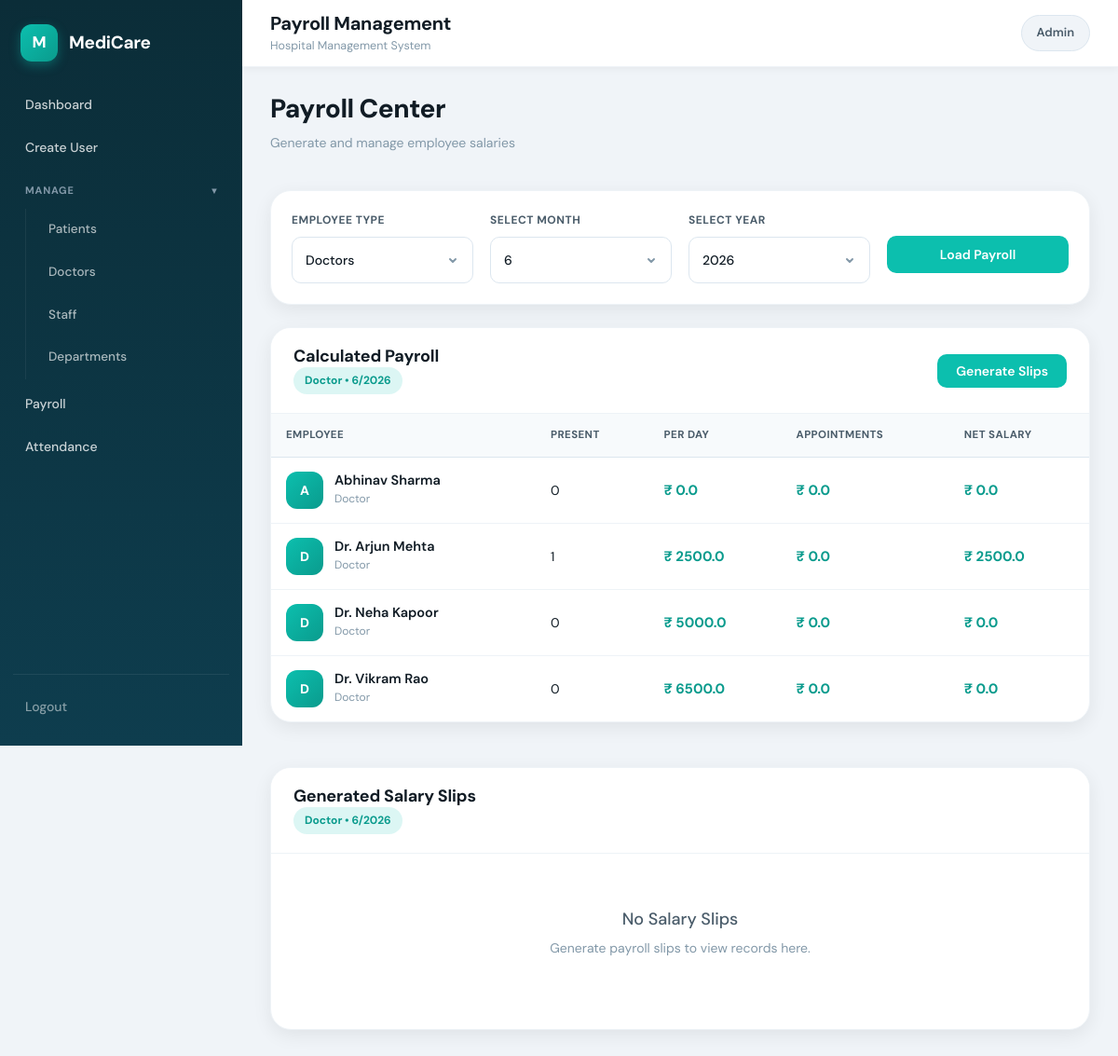
The app's page /admin/salary (signed in) with its own data.
### tables this page shows
CREATE TABLE doctors (
    id INTEGER PRIMARY KEY AUTOINCREMENT,
    user_id INTEGER UNIQUE NOT NULL,
    specialization TEXT NOT NULL,
    department_id INTEGER,
    consultation_fee REAL DEFAULT 0,
    license_number TEXT UNIQUE,
    per_day_salary REAL DEFAULT 0,
    experience_years INTEGER DEFAULT 0,
    FOREIGN KEY(user_id) REFERENCES users(id) ON DELETE CASCADE,
    FOREIGN KEY(department_id) REFERENCES departments(id) ON DELETE SET NULL
);

CREATE TABLE users (
    id INTEGER PRIMARY KEY AUTOINCREMENT,
    username TEXT UNIQUE NOT NULL,
    email TEXT UNIQUE NOT NULL,
    password_hash TEXT NOT NULL,
    name TEXT NOT NULL,
    role TEXT NOT NULL CHECK(role IN ('patient','doctor','staff','admin')),
    phone TEXT,
    address TEXT,
    gender TEXT CHECK(gender IN ('male','female','other')),
    blood_group TEXT CHECK(blood_group IN ('A+','A-','B+','B-','O+','O-','AB+','AB-')),
    is_active INTEGER DEFAULT 1,
    created_at TIMESTAMP DEFAULT CURRENT_TIMESTAMP
);

### app.py (the view, shortened to what this page needs)
@app.route('/admin/salary', methods=['GET', 'POST'])
def admin_salary():
    if session.get('role') != 'admin':
        return redirect('/')
    today = datetime.date.today()
    month = request.values.get('month')
    year = request.values.get('year')
    month = int(month) if month and month != 'None' else today.month
    year = int(year) if year and year != 'None' else today.year
    role_filter = request.values.get('role', 'doctor')
    ym = month_key(year, month)
    conn = get_connection()
    cur = conn.cursor()
    payroll = []
    if role_filter == 'doctor':
        cur.execute("""
            SELECT
                d.id,
                d.user_id,
                d.per_day_salary,
                d.consultation_fee,
                u.name
            FROM doctors d
            JOIN users u ON u.id = d.user_id
            WHERE u.role = 'doctor'
            ORDER BY u.name
        """)
        doctors = cur.fetchall()
        for doctor in doctors:
            cur.execute("""
                SELECT COUNT(*)
                FROM attendance
                WHERE user_id=?
                AND status='present'
                AND substr(date,1,7)=?
            """, (doctor['user_id'], ym))
            present_days = cur.fetchone()[0]
            attendance_salary = (
                doctor['per_day_salary'] *
                present_days
            )
            cur.execute("""
                SELECT COUNT(*)
                FROM appointments
                WHERE doctor_id=?
                AND status='completed'
                AND substr(appointment_time,1,7)=?
            """, (doctor['id'], ym))
            completed_appointments = cur.fetchone()[0]
            appointment_earnings = (
                completed_appointments *
                doctor['consultation_fee']
            )
            net_salary = (
                attendance_salary +
                appointment_earnings
            )
            payroll.append({
                "user_id": doctor['user_id'],
                "name": doctor['name'],
                "role": "Doctor",
                "present_days": present_days,
                "appointment_earnings": appointment_earnings,
                "per_day_salary": doctor['per_day_salary'],
                "net_salary": net_salary
            })
    cur.execute("""
        SELECT
            ss.*,
            u.name
        FROM salary_slips ss
        JOIN users u ON u.id = ss.user_id
        WHERE ss.month=?
        AND ss.year=?
        AND u.role=?
        ORDER BY u.name
    """, (month, year, role_filter))
    slips_raw = cur.fetchall()
    slips = []
    conn.close()
    return render_template(
        'salary/admin_salary.html',
        payroll=payroll,
        slips=slips,
        month=month,
        year=year,
        role_filter=role_filter
    )

### app.py (called while the page is built)
def get_connection():
    conn = sqlite3.connect('database.db')
    conn.row_factory = sqlite3.Row
    conn.execute("PRAGMA foreign_keys = ON")
    return conn

def month_key(year, month):
    return f"{year:04d}-{month:02d}"

### templates/salary/admin_salary.html (shortened to what this page needs)
{% extends "base.html" %}
{% block page_title %}Payroll Management{% endblock %}
{% block content %}
<div class="salary-wrapper">
    <div class="salary-topbar">
        <div class="salary-title">
            <h2>Payroll Center</h2>
            <p>Generate and manage employee salaries</p>
        </div>
    </div>
    <div class="salary-filter-card">
        <form method="GET">
            <div class="salary-filter-grid">
                <div class="salary-input">
                    <label>Employee Type</label>
                    <select name="role" required>
                        <option value="doctor"
                            {% if role_filter == 'doctor' %}selected{% endif %}>
                            Doctors
                        </option>
                    </select>
                </div>
                <div class="salary-input">
                    <label>Select Month</label>
                    <select name="month" required>
                        {% for m in range(1,13) %}
                        <option value="{{ m }}"
                            {% if month == m %}selected{% endif %}>
                            {{ m }}
                        </option>
                        {% endfor %}
                    </select>
                </div>
                <div class="salary-input">
                    <label>Select Year</label>
                    <select name="year" required>
                        {% for y in range(2024,2036) %}
                        <option value="{{ y }}"
                            {% if year == y %}selected{% endif %}>
                            {{ y }}
                        </option>
                        {% endfor %}
                    </select>
                </div>
                <div>
                    <button type="submit" class="salary-btn">
                        Load Payroll
                    </button>
                </div>
            </div>
        </form>
    </div>
    <div class="salary-table-card">
        <div class="salary-table-top">
            <div>
                <h3>Calculated Payroll</h3>
                <span class="salary-badge">
                    {{ role_filter|capitalize }} • {{ month }}/{{ year }}
                </span>
            </div>
            <form method="POST">
                <button type="submit" class="salary-action-btn">
                    Generate Slips
                </button>
            </form>
        </div>
        {% if payroll %}
        <div class="table-responsive">
            <table class="salary-table">
                <thead>
                    <tr>
                        <th>Employee</th>
                        <th>Present</th>
                        <th>Per Day</th>
                        {% if role_filter == 'doctor' %}
                        <th>Appointments</th>
                        {% endif %}
                        <th>Net Salary</th>
                    </tr>
                </thead>
                <tbody>
                    {% for row in payroll %}
                    <tr>
                        <td>
                            <div class="employee-box">
                                <div class="employee-avatar">
                                    {{ row.name[0] }}
                                </div>
                                <div class="employee-meta">
                                    <h4>{{ row.name }}</h4>
                                    <p>{{ row.role }}</p>
                                </div>
                            </div>
                        </td>
                        <td>{{ row.present_days }}</td>
                        <td class="salary-money">
                            ₹ {{ row.per_day_salary }}
                        </td>
                        {% if role_filter == 'doctor' %}
                        <td class="salary-money">
                            ₹ {{ row.appointment_earnings }}
                        </td>
                        {% endif %}
                        <td class="salary-money">
                            ₹ {{ row.net_salary }}
                        </td>
                    </tr>
                    {% endfor %}
                </tbody>
            </table>
        </div>
        {% endif %}
    </div>
    <div class="salary-table-card" style="margin-top:24px;">
        <div class="salary-table-top">
            <div>
                <h3>Generated Salary Slips</h3>
                <span class="salary-badge">
                    {{ role_filter|capitalize }} • {{ month }}/{{ year }}
                </span>
            </div>
        </div>
        {% if slips %}
        <div class="table-responsive">
            <table class="salary-table">
                <thead>
                    <tr>
                        <th>Employee</th>
                        <th>Month</th>
                        <th>Year</th>
                        <th>Salary</th>
                        <th>Total Paid</th>
                        <th>Status</th>
                        <th>Paid At</th>
                        <th>Action</th>
                    </tr>
                </thead>
                <tbody>
                    {% for slip in slips %}
                    <tr>
                        <td>
                            <div class="employee-box">
                                <div class="employee-avatar">
                                    {{ slip.name[0] }}
                                </div>
                                <div class="employee-meta">
                                    <h4>{{ slip.name }}</h4>
                                    <p>{{ role_filter|capitalize }}</p>
                                </div>
                            </div>
                        </td>
                        <td>{{ slip.month }}</td>
                        <td>{{ slip.year }}</td>
                        <td class="salary-money">
                            ₹ {{ slip.net_salary }}
                        </td>
                        <td class="salary-money">
                            ₹ {{ slip.total_paid or 0 }}
                        </td>
                        <td>
                            {% if slip.status == 'paid' %}
                                <span class="salary-pill paid">
                                    Paid
                                </span>
                            {% else %}
                                <span class="salary-pill pending">
                                    Pending
                                </span>
                            {% endif %}
                        </td>
                        <td>
                            {% if slip.paid_at %}
                                {{ slip.paid_at }}
                            {% else %}
                                -
                            {% endif %}
                        </td>
                        <td>
                            {% if slip.status != 'paid' %}
                                <a
                                    href="/admin/salary/pay/{{ slip.id }}?month={{ month }}&year={{ year }}&role={{ role_filter }}"
                                    class="salary-action-btn"
                                >
                                    Mark Paid
                                </a>
                            {% else %}
                                <span class="salary-highlight">
                                    Completed
                                </span>
                            {% endif %}
                        </td>
                    </tr>
                    {% endfor %}
                </tbody>
            </table>
        </div>
        {% else %}
        <div class="salary-empty">
            <h3>No Salary Slips</h3>
            <p>
                Generate payroll slips to view records here.
            </p>
        </div>
        {% endif %}
    </div>
</div>
{% endblock %}

### templates/base.html (shortened to what this page needs)
<!DOCTYPE html>
<html lang="en">
<head>
    <link href="https://cdn.jsdelivr.net/npm/bootstrap@5.3.3/dist/css/bootstrap.min.css" rel="stylesheet">
    <link rel="stylesheet" href="{{ url_for('static', filename='css/style.css') }}">
</head>
<body>
<div class="app-layout">
    <aside class="sidebar">
        <div class="brand">
            <div class="brand-icon">M</div>
            <div class="brand-text">MediCare</div>
        </div>
        <nav class="sidebar-nav">
            {% set role = session.get('role') %}
            <div class="sidebar-inner">
                {% if role == 'admin' %}
                    <a href="/dashboard/admin" class="nav-link">Dashboard</a>
                    <a href="/admin/create-user" class="nav-link">Create User</a>
                    <div class="nav-section">
                        <div class="nav-section-title" data-toggle="collapse" data-target="#manageMenu">
                            Manage <span class="arrow">▾</span>
                        </div>
                        <div id="manageMenu" class="nav-collapse open">
                            <a href="/admin/manage/patients" class="nav-link sub-link">Patients</a>
                            <a href="/admin/manage/doctors" class="nav-link sub-link">Doctors</a>
                            <a href="/admin/manage/staff" class="nav-link sub-link">Staff</a>
                            <a href="/admin/manage/departments" class="nav-link sub-link">Departments</a>
                        </div>
                    </div>
                    <a href="/admin/salary" class="nav-link">Payroll</a>
                    <a href="/admin/attendance" class="nav-link">Attendance</a>
                {% elif role == 'staff' %}
                    <a href="/dashboard/staff" class="nav-link">Dashboard</a>
                    <a href="/attendance" class="nav-link">Attendance</a>
                    <a href="/staff/salary" class="nav-link">Salary</a>
                    <a href="/staff/profile" class="nav-link">Profile</a>
                {% endif %}
            </div>
            <div class="sidebar-footer">
                <a href="/logout" class="logout-link">Logout</a>
            </div>
        </nav>
    </aside>
    <main class="main-content">
        <header class="topbar">
            <div>
                <h4 class="page-title">{% block page_title %}{% endblock %}</h4>
                <p class="page-subtitle">Hospital Management System</p>
            </div>
            <div class="user-box">
                <span>{{ session.get('role', 'User')|capitalize }}</span>
            </div>
        </header>
        <section class="content-area">
            {% block content %}{% endblock %}
        </section>
    </main>
</div>
</body>
</html>

### records on screen
doctors: name "A", name "Abhinav Sharma", role "Doctor", present_days "0", per_day_salary "0.0", appointment_earnings "0.0", net_salary "0.0"
doctors: name "D", name "Dr. Arjun Mehta", role "Doctor", present_days "1", per_day_salary "2500.0", appointment_earnings "0.0", net_salary "2500.0"
doctors: name "D", name "Dr. Neha Kapoor", role "Doctor", present_days "0", per_day_salary "5000.0", appointment_earnings "0.0", net_salary "0.0"
doctors: name "D", name "Dr. Vikram Rao", role "Doctor", present_days "0", per_day_salary "6500.0", appointment_earnings "0.0", net_salary "0.0"

### other values on screen
{{ session.get('role', 'User')|capitalize }} "Admin"
{{ role_filter|capitalize }} "Doctor"
{{ month }} "6"
{{ year }} "2026"
form field month "6"
form field year "2026"
